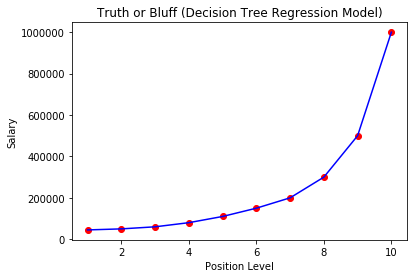

Python code for this plot:
# -*- coding: utf-8 -*-
"""
Created on Thu Oct 31 17:14:40 2019

@author: laksh
"""

# Decision Tree Regression
# -*- coding: utf-8 -*-
"""
Created on Tue Oct 29 00:11:21 2019

@author: laksh
"""

#Regression Template

#Data Preprocessing Template

#importing libraries

import numpy as np
import matplotlib.pyplot as plt
import pandas as pd

#import dataset

dataset = pd.read_csv('Position_Salaries.csv')
X = dataset.iloc[:,1:2].values
y = dataset.iloc[:,2].values

'''
#Splitting dataset into training set and Test set
#Doesn't make much sense because data is insufficient

from sklearn.model_selection import train_test_split

X_train, X_test, y_train, y_test = train_test_split(X, y, test_size = 0.2, random_state = 0)

'''
'''
#Feature Scaling

from sklearn.preprocessing import StandardScaler

sc_X = StandardScaler()
X_train = sc_X.fit_transform(X_train)
X_test = sc_X.transform(X_test)
'''

#Fitting Decision Tree Regression Model to the dataset
#Create your regressor here
from sklearn.tree import DecisionTreeRegressor
regressor = DecisionTreeRegressor(random_state = 0)
regressor.fit(X, y) 

#Predicting a new result Decision Tree Regression
y_pred = regressor.predict([[6.5]])

#Visualising the Decision Tree Regression Results
plt.scatter(X, y, color = 'red')
plt.plot(X, regressor.predict(X), color = 'blue')
plt.title('Truth or Bluff (Decision Tree Regression Model)')
plt.xlabel('Position Level')
plt.ylabel('Salary')
plt.show()

#Visualising the Regression Results (for higher resolution and smooth curve and solve the problem of trap because this model is non-continuous )
X_grid = np.arange(min(X), max(X), 0.01)
X_grid = X_grid.reshape(len(X_grid), 1)
plt.scatter(X, y, color = 'red')
plt.plot(X_grid, regressor.predict(X_grid), color = 'blue')
plt.title('Truth or Bluff (Regression Model)')
plt.xlabel('Position Level')
plt.ylabel('Salary')
plt.show()
